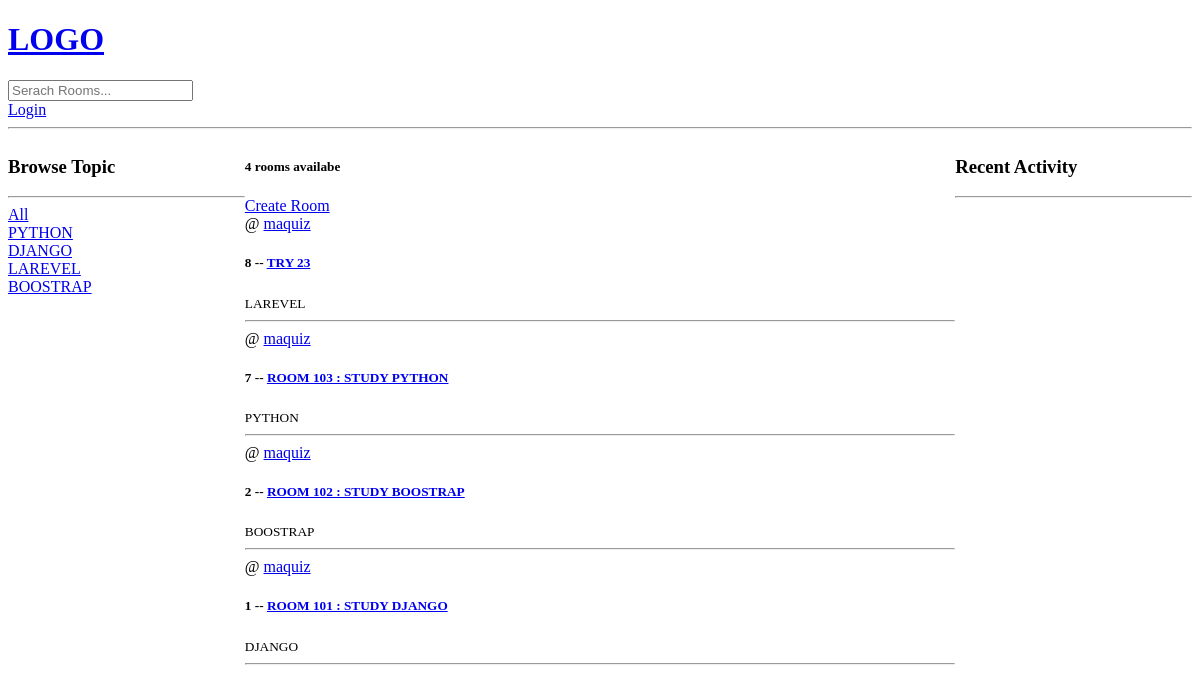
The app's page /, older data.
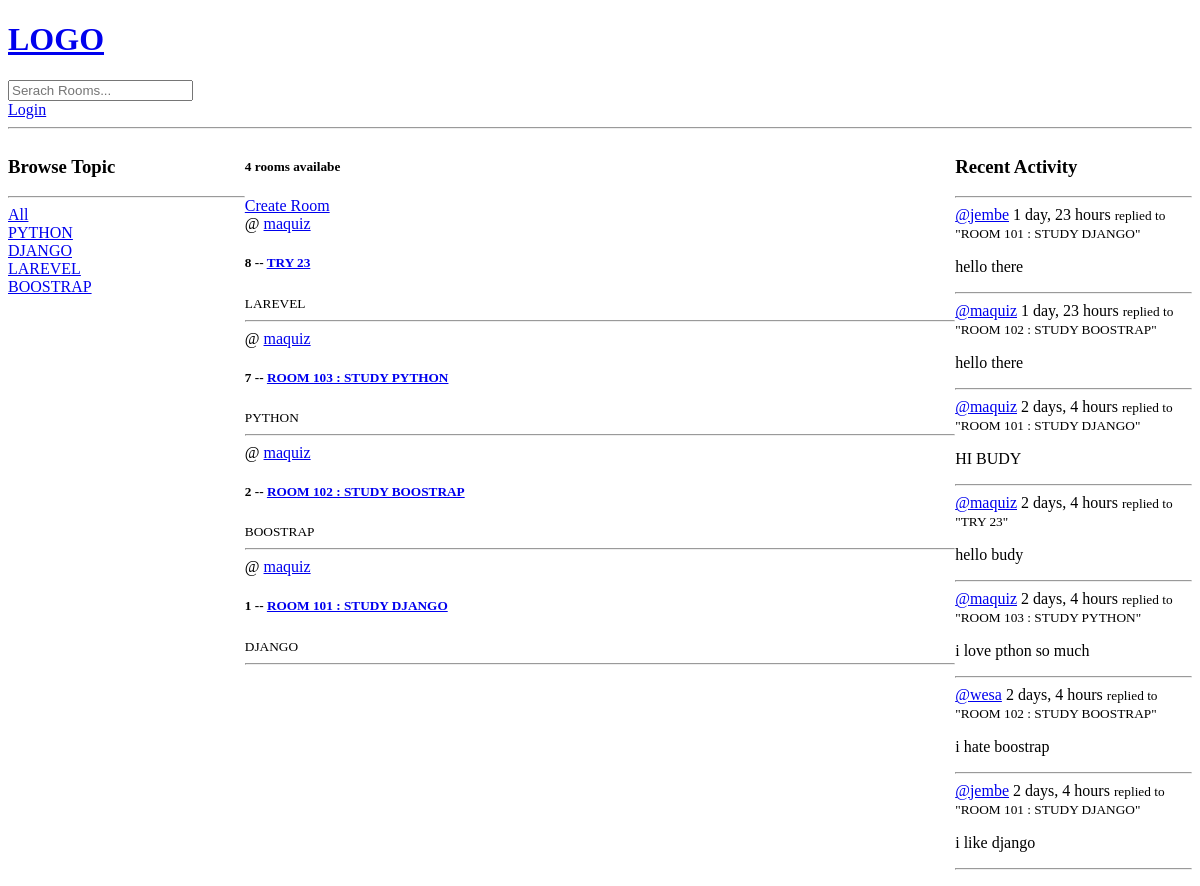
The same page, newer data.
### base/models.py (models this page shows, shortened)
class Topic(models.Model):
    name = models.CharField(max_length=200)

class Room(models.Model):
    host = models.ForeignKey(User, on_delete=models.SET_NULL, null=True)
    topic = models.ForeignKey(Topic, on_delete=models.SET_NULL, null=True)
    name = models.CharField(max_length=200)
    description = models.TextField(null=True,blank=True)
    participants = models.ManyToManyField(User, related_name='participants' ,blank=True)
    updated = models.DateTimeField(auto_now_add=True)
    created = models.DateTimeField(auto_now=True)
    class Meta:
        ordering = ['-updated','-created']
    def __str__(self):
        return self.name

class Message(models.Model):
    user = models.ForeignKey(User, on_delete=models.CASCADE)
    room = models.ForeignKey(Room, on_delete=models.CASCADE)
    body = models.TextField()
    updated = models.DateTimeField(auto_now_add=True)
    created = models.DateTimeField(auto_now=True)
    class Meta:
        ordering = ['-updated','-created']
    def __str__(self):
        return self.body[0:50]

### base/views.py (the view)
# urls.py: path('',views.home, name='home'),
def home(request):
    q = request.GET.get('q') if request.GET.get('q') != None else ''
    rooms = Room.objects.filter(
        Q(topic__name__icontains=q) |
        Q(name__icontains=q) |
        Q(description__icontains=q)
        )
    topics = Topic.objects.all()
    room_count = rooms.count()
    room_messages = Message.objects.filter(Q(room__topic__name__icontains=q))
    context =  {
        'rooms':rooms,
        'topics':topics,
        'room_count':room_count,
        'room_messages':room_messages
        }
    return render(request, 'base/home.html', context)

### base/templates/base/home.html (shortened to what this page needs)
{% extends 'main.html' %}
{% block content %}
<div class="home-container">
    <div>
        {% include 'base/topics_component.html' %}
    </div>
    <div>
        <h5>{{room_count}} rooms availabe</h5>
        <a href="{% url 'create-room' %}">Create Room</a>
        {% include 'base/feed_component.html' %}
    </div>
    <div>
        {% include 'base/activity_component.html' %}
    </div>
</div>
{% endblock %}

### base/templates/base/topics_component.html
<h3>Browse Topic</h3>
        <hr>
        <div>
            <a href="{% url 'home' %}">All</a>
        </div>
        {% for topic in topics %}
            <div>
                <a href="{% url 'home' %}?q={{topic.name}}">{{topic.name}}</a>
            </div>
        {% endfor %}

### base/templates/base/feed_component.html (shortened to what this page needs)
<div>
    {% for room in rooms %}
        <div>
            <span>@  <a href="{% url 'user-profile' room.host.id %}">{{ room.host.username }}</a></span>
            <h5>{{room.id}} -- <a href="{% url 'room' room.id %}">{{ room.name }}</a></h5>
            <small>{{ room.topic.name }}</small>
            <hr>
        </div>
    {% endfor %}
</div>

### base/templates/base/activity_component.html (shortened to what this page needs)
<h3>Recent Activity</h3>
        <hr>
        <div>
            {% for message in room_messages %}
                <div>
                    <span><a href="{% url 'user-profile' message.user.id %}">@{{ message.user }}</a> {{ message.created | timesince }}</span>
                    <small>replied to "{{ message.room }}"</small>
                    <p>{{ message }}</p>
                    <hr>
                </div>
            {% endfor %}
        </div>

Row changes from the older to the newer data that the page shows:
added Message: user "jembe", created "1 day, 23 hours", room "ROOM 101 : STUDY DJANGO", body "hello there"
added Message: user "maquiz", created "1 day, 23 hours", room "ROOM 102 : STUDY BOOSTRAP", body "hello there"
added Message: user "maquiz", created "2 days, 4 hours", room "ROOM 101 : STUDY DJANGO", body "HI BUDY"
added Message: user "maquiz", created "2 days, 4 hours", room "TRY 23", body "hello budy"
added Message: user "maquiz", created "2 days, 4 hours", room "ROOM 103 : STUDY PYTHON", body "i love pthon so much"
added Message: user "wesa", created "2 days, 4 hours", room "ROOM 102 : STUDY BOOSTRAP", body "i hate boostrap"
added Message: user "jembe", created "2 days, 4 hours", room "ROOM 101 : STUDY DJANGO", body "i like django"
